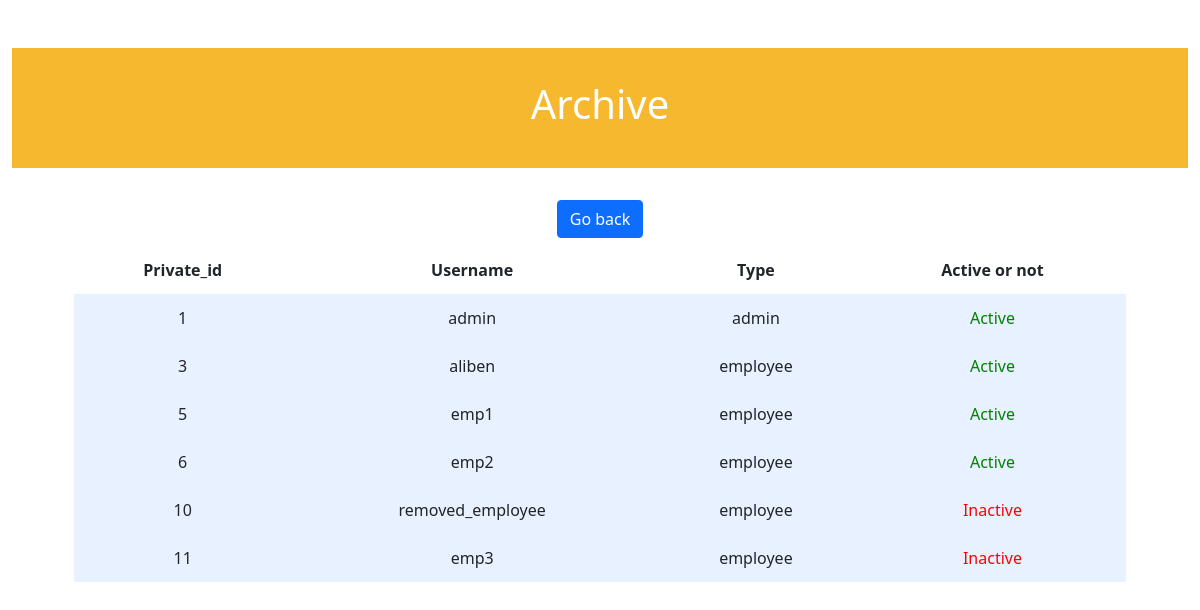
/users_archive (signed in), run on the app's committed database.
### tables this page shows
CREATE TABLE users_archive (id INTEGER  NOT NULL, username TEXT NOT NULL, hash TEXT NOT NULL, type TEXT NOT NULL);

### app.py (the view)
@app.route("/users_archive",methods=["GET"])
@login_required
def users_archive():
    if db.execute("SELECT type FROM users WHERE id = ?", session["user_id"])[0]["type"] !="adm":
        return render_template("nicetry.html")
    else:
        rows=db.execute("SELECT * FROM users_archive")
        table=db.execute("SELECT * FROM users")
        return render_template("users_archive.html",rows=rows, table = table)

### app.py (called while the page is built)
@app.after_request
def after_request(response):
    response.headers["Cache-Control"] = "no-cache, no-store, must-revalidate"
    response.headers["Expires"] = 0
    response.headers["Pragma"] = "no-cache"
    return response

### loginreq.py (called while the page is built)
def login_required(f):
    @wraps(f)
    def decorated_function(*args, **kwargs):
        if session.get("user_id") is None:
            return redirect("/login")
        return f(*args, **kwargs)
    return decorated_function

### templates/users_archive.html (shortened to what this page needs)
{% extends "layout.html" %}
{% block main %}
<div class="header" >
    <h1>Archive</h1>
</div>
<a href="/admin" class="btn btn-primary">Go back</a>
<div class="container">
    <div class="section">
        <table>
            <thead>
                <tr>
                    <th>Private_id</th>
                    <th>Username</th>
                    <th>Type</th>
                    <th>Active or not</th>
                </tr>
            </thead>
            {% for row in rows %}
            <tbody>
                <tr>
                    <td>{{row.id}}</td>
                    <td>{{row.username}}</td>
                    {%if row.type== "adm" %}
                    <td>admin</td>
                    {%endif%}
                    {%if row.type== "emp" %}
                    <td>employee</td>
                    {%endif%}
                    {%if row in table%}
                    <td style="color:green">Active</td>
                    {%else%}
                    <td style="color:red">Inactive</td>
                    {%endif%}
                </tr>
            </tbody>
            {%endfor%}
        </table>
    </div>
</div>
{% endblock %}

### templates/layout.html (shortened to what this page needs)
<!DOCTYPE html>
<html lang="en">
    <head>
        <link href="https://cdn.jsdelivr.net/npm/bootstrap@5.1.3/dist/css/bootstrap.min.css" rel="stylesheet">
        <link href="/static/styles.css" rel="stylesheet">
    </head>
    <body>
        <main class="container-fluid py-5 text-center">
            {% block main %}{% endblock %}
        </main>
    </body>
</html>

### static/styles.css (style rules this page uses)
.section { padding-bottom: 1rem; padding-left: 2rem; padding-right: 2rem; padding-top: 0.5rem; }
table { background-color: transparent; margin-bottom: 1rem; width: 100%; }
table th, table td { padding: 0.75rem; vertical-align: middle; }
tbody tr:nth-of-type(odd) { background-color: rgb(179, 208, 255, 0.3) }
.header { background-color: #F5B82E; color: #fff; margin-bottom: 2rem; padding: 2rem 1rem; text-align: center; }

### data on the page
users_archive: id "1", username "admin", type "admin", shows "Active"
users_archive: id "3", username "aliben", type "employee", shows "Active"
users_archive: id "5", username "emp1", type "employee", shows "Active"
users_archive: id "6", username "emp2", type "employee", shows "Active"
users_archive: id "10", username "removed_employee", type "employee", shows "Inactive"
users_archive: id "11", username "emp3", type "employee", shows "Inactive"
